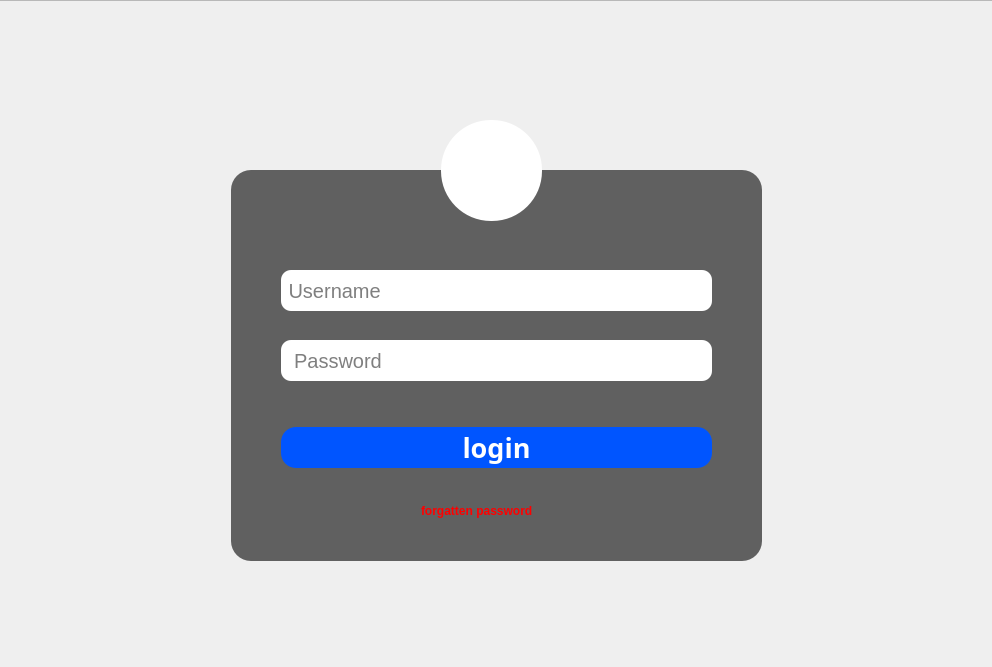
<?xml version="1.0" encoding="UTF-8"?>
<ui version="4.0">
 <class>Form</class>
 <widget class="QWidget" name="Form">
  <property name="windowModality">
   <enum>Qt::NonModal</enum>
  </property>
  <property name="geometry">
   <rect>
    <x>0</x>
    <y>0</y>
    <width>992</width>
    <height>667</height>
   </rect>
  </property>
  <property name="sizePolicy">
   <sizepolicy hsizetype="Fixed" vsizetype="Fixed">
    <horstretch>0</horstretch>
    <verstretch>0</verstretch>
   </sizepolicy>
  </property>
  <property name="font">
   <font>
    <family>MS Gothic</family>
    <stylestrategy>PreferAntialias</stylestrategy>
    <kerning>false</kerning>
   </font>
  </property>
  <property name="focusPolicy">
   <enum>Qt::NoFocus</enum>
  </property>
  <property name="contextMenuPolicy">
   <enum>Qt::DefaultContextMenu</enum>
  </property>
  <property name="acceptDrops">
   <bool>true</bool>
  </property>
  <property name="windowTitle">
   <string>Students Management System</string>
  </property>
  <property name="windowIcon">
   <iconset>
    <normaloff>stulogo.png</normaloff>stulogo.png</iconset>
  </property>
  <property name="toolTip">
   <string notr="true"/>
  </property>
  <property name="statusTip">
   <string/>
  </property>
  <property name="autoFillBackground">
   <bool>false</bool>
  </property>
  <property name="styleSheet">
   <string notr="true">
</string>
  </property>
  <widget class="QFrame" name="frame">
   <property name="enabled">
    <bool>true</bool>
   </property>
   <property name="geometry">
    <rect>
     <x>-9</x>
     <y>0</y>
     <width>1002</width>
     <height>668</height>
    </rect>
   </property>
   <property name="font">
    <font>
     <family>Monotype Corsiva</family>
    </font>
   </property>
   <property name="styleSheet">
    <string notr="true">#frame{
 background:;
 image:url(:/image/ipad.jpg);
}</string>
   </property>
   <property name="frameShape">
    <enum>QFrame::StyledPanel</enum>
   </property>
   <property name="frameShadow">
    <enum>QFrame::Raised</enum>
   </property>
   <widget class="QFrame" name="frame_2">
    <property name="geometry">
     <rect>
      <x>240</x>
      <y>170</y>
      <width>531</width>
      <height>391</height>
     </rect>
    </property>
    <property name="styleSheet">
     <string notr="true">#frame_2{
 background:rgba(0,0,0,0.6);
 border-radius:20px;
}</string>
    </property>
    <property name="frameShape">
     <enum>QFrame::StyledPanel</enum>
    </property>
    <property name="frameShadow">
     <enum>QFrame::Raised</enum>
    </property>
    <widget class="QLineEdit" name="lineEdit">
     <property name="geometry">
      <rect>
       <x>50</x>
       <y>100</y>
       <width>431</width>
       <height>41</height>
      </rect>
     </property>
     <property name="styleSheet">
      <string notr="true">#lineEdit{
 border-radius:10px;
 color:#000000;
  font-size:20px;
}
#lineEdit:hover{
  border: 4px solid  #9597ff
}</string>
     </property>
     <property name="placeholderText">
      <string> Username</string>
     </property>
    </widget>
    <widget class="QLineEdit" name="lineEdit_2">
     <property name="geometry">
      <rect>
       <x>50</x>
       <y>170</y>
       <width>431</width>
       <height>41</height>
      </rect>
     </property>
     <property name="styleSheet">
      <string notr="true">#lineEdit_2{
 border-radius:10px;
 color:#000000;
  font-size:20px;
}
#lineEdit_2:hover{
  border: 4px solid  #9597ff
}</string>
     </property>
     <property name="echoMode">
      <enum>QLineEdit::Password</enum>
     </property>
     <property name="placeholderText">
      <string>  Password</string>
     </property>
     <property name="clearButtonEnabled">
      <bool>false</bool>
     </property>
    </widget>
    <widget class="QPushButton" name="pushButton">
     <property name="geometry">
      <rect>
       <x>50</x>
       <y>257</y>
       <width>431</width>
       <height>41</height>
      </rect>
     </property>
     <property name="font">
      <font>
       <family>Monotype Corsiva</family>
       <pointsize>-1</pointsize>
       <weight>75</weight>
       <bold>true</bold>
      </font>
     </property>
     <property name="styleSheet">
      <string notr="true"> #pushButton{
background: #0055ff;

border-radius:15px;
  color:#fff;
 font-size:27px;
}
#pushButton:hover{
  background:#ff0000;
transition: 0.7s;
}</string>
     </property>
     <property name="text">
      <string>login</string>
     </property>
    </widget>
    <widget class="QLabel" name="label">
     <property name="geometry">
      <rect>
       <x>190</x>
       <y>330</y>
       <width>151</width>
       <height>21</height>
      </rect>
     </property>
     <property name="font">
      <font>
       <pointsize>9</pointsize>
       <weight>75</weight>
       <bold>true</bold>
      </font>
     </property>
     <property name="styleSheet">
      <string notr="true">#label{
 color:red;
}</string>
     </property>
     <property name="text">
      <string>forgatten password</string>
     </property>
    </widget>
   </widget>
   <widget class="QFrame" name="frame_3">
    <property name="geometry">
     <rect>
      <x>450</x>
      <y>120</y>
      <width>101</width>
      <height>101</height>
     </rect>
    </property>
    <property name="styleSheet">
     <string notr="true">#frame_3{
background:#fff;
background:;
image:url(:/image/logooo.png);
border-radius:50px;
}</string>
    </property>
    <property name="frameShape">
     <enum>QFrame::StyledPanel</enum>
    </property>
    <property name="frameShadow">
     <enum>QFrame::Raised</enum>
    </property>
   </widget>
  </widget>
 </widget>
 <resources>
  <include location="resource.qrc"/>
 </resources>
 <connections/>
</ui>
